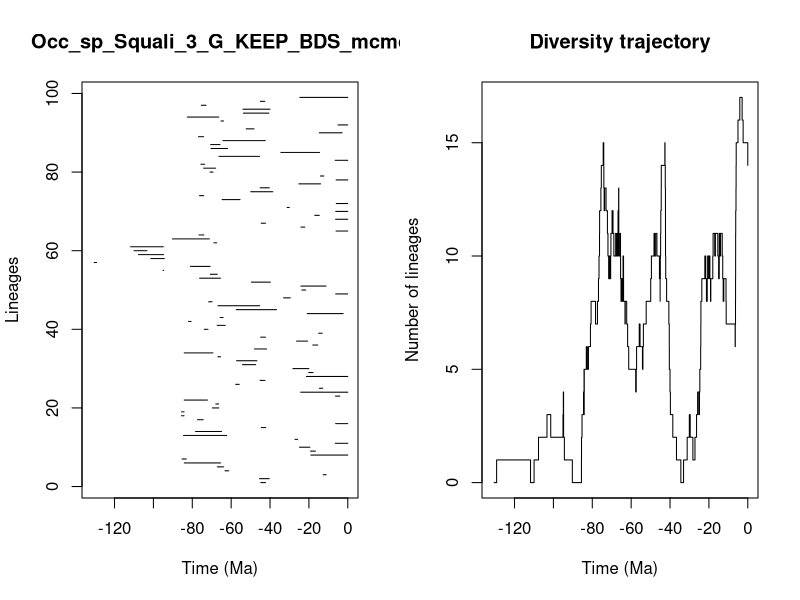

The R source for this figure:


pdf(file='../Results/Species/5_MA_bins_EXT_EP/pyrate_mcmc_logs/Occ_sp_Squali_3_G_KEEP_BDS_mcmc_LTT.pdf',width=0.6*20, height=0.6*10)
title = "Occ_sp_Squali_3_G_KEEP_BDS_mcmc"
ts=c(44.74831274396308, 45.44452017600113,12.654740286283133,63.18306291073398,67.11229748898518,84.11917885506396,85.27754329038486,19.010015175458822,19.165937956329234,24.841549899806505,6.418504162118744,27.16986952077082,84.50443865705981,78.33170649717792,44.501081397198945,6.253744705714307,77.33763436023133,85.5760905741012,85.540694756038,69.61792536314674,67.91617999924948,84.19296238047164,6.312496867103692,24.23920119763246,14.611945891535672,57.662147346725554,45.10261178036724,21.272231097737244,20.09376576643096,28.245581499522984,54.18972800617337,57.207678448621124,66.81418174911094,84.15931020828462,47.99926330438011,18.004054702099694,26.353121783874006,44.84568868876247,15.002963706519898,73.89812606387025,67.20049427300053,81.9744487446229,65.65218199268492,20.865591941311028,57.38469667796245,66.7462960380361,71.57850526052212,33.040951066471514,6.242606368076418,23.638725495819457,24.114696648502196,49.58253625174703,76.22973045164623,70.69435559440336,95.06975029381555,80.94793083376393,130.48002432163565,101.37561623563714,107.67503595355463,109.94514327143452,111.77227939559252,68.8980633421347,90.26479501178746,76.53809582353745,6.06152599301084,24.154677189371192,44.53552632578291,6.288697512557312,17.007643956732146,6.201459356845872,31.182218844641753,5.954996943061788,64.6221125939787,76.2818153754241,49.93881750357435,45.1042152703028,25.186868849510528,6.008461576843434,14.066807268572614,70.91988843339888,74.1903776785175,75.57349088395955,6.502936370330544,66.30869147966519,34.4308965205629,70.41025957400664,70.54780988184521,64.25794846481412,76.81392027752288,14.668523275237899,52.2616736323862,5.040903687775445,65.22372063041492,82.55169596490944,53.71471350568266,53.94590889183081,75.34927812489687,44.98781033252563,24.668344850738528)
te=c(42.3237499450468, 40.39645810277305,11.1166638871226,61.26206030226667,63.89677460133043,65.4434396296838,83.08018831049866,0.0,16.655250312098048,19.49972424635238,0.0,25.81670081775436,62.289344830474384,64.98672222234673,42.21903518781059,0.0,74.3884653697207,84.24328193901748,84.23315614016084,66.35517336093531,66.44467755752699,72.21328178073756,4.10246007708863,0.0,12.879495960908955,55.842498491387985,42.58202648773252,0.0,17.841324740177832,20.02980469493772,47.40068105408085,46.75133356997431,65.4738960846755,69.38129548580498,41.76414505035213,15.418060048047266,20.653877047552673,42.33443046742303,13.146983444616719,71.93833920933342,63.03111378595678,80.61861310100566,64.16452836032553,2.392286497819382,36.676677008036464,45.30558576597373,69.8264272837415,29.622036951427937,0.0,21.640503629570713,11.199284318154223,39.81724749382463,65.51032232767483,67.13321533656165,94.75923335324093,70.80415857554047,129.2118756952536,94.35633511890596,94.76672333522754,103.30911594203727,94.89707599525829,67.47765281252623,71.21037734269012,74.05502720410202,0.0,22.09421797572972,42.35252729096272,0.0,14.64494570840499,0.0,30.074897406339172,0.0,55.42997213188717,74.10041495876447,38.572092625088345,40.36137861793226,13.996689848911451,0.0,12.337122193005898,69.33133157426255,67.96406094884898,73.64097764279992,0.0,45.37537556837268,14.540870310508225,61.82624503198671,65.74084352961793,42.44639665674565,74.1626721957216,2.906660982117453,48.23452513893607,0.0,63.913284197106556,66.3604752139066,40.60956030701212,40.00881832858121,72.90207540458933,42.6697818593138,0.0)
div_traj=c(0, 1,0,1,2,3,2,3,4,3,2,1,0,1,2,3,4,5,4,3,4,5,6,5,6,7,8,7,8,9,10,11,12,13,14,15,14,15,14,13,12,13,12,11,10,9,10,9,10,9,10,11,12,11,12,11,10,11,10,11,10,11,10,11,12,13,12,11,10,11,10,11,10,9,8,9,8,9,10,9,8,7,8,7,6,5,4,5,6,7,6,5,6,7,8,9,10,11,10,11,10,9,10,9,8,9,10,11,12,13,14,15,14,13,12,11,10,9,8,7,6,5,4,3,2,1,0,1,2,3,2,1,2,3,4,3,4,5,6,7,8,9,10,9,8,9,10,9,10,9,8,9,10,11,10,11,10,9,10,11,10,11,10,11,10,9,8,9,8,7,6,7,8,9,10,11,12,13,14,15,16,17,16,15,14)
time_events=c(130.48002432163565, 129.2118756952536,111.77227939559252,109.94514327143452,107.67503595355463,103.30911594203727,101.37561623563714,95.06975029381555,94.89707599525829,94.76672333522754,94.75923335324093,94.35633511890596,90.26479501178746,85.5760905741012,85.540694756038,85.27754329038486,84.50443865705981,84.24328193901748,84.23315614016084,84.19296238047164,84.15931020828462,84.11917885506396,83.08018831049866,82.55169596490944,81.9744487446229,80.94793083376393,80.61861310100566,78.33170649717792,77.33763436023133,76.81392027752288,76.53809582353745,76.2818153754241,76.22973045164623,75.57349088395955,75.34927812489687,74.3884653697207,74.1903776785175,74.1626721957216,74.10041495876447,74.05502720410202,73.89812606387025,73.64097764279992,72.90207540458933,72.21328178073756,71.93833920933342,71.57850526052212,71.21037734269012,70.91988843339888,70.80415857554047,70.69435559440336,70.54780988184521,70.41025957400664,69.8264272837415,69.61792536314674,69.38129548580498,69.33133157426255,68.8980633421347,67.96406094884898,67.91617999924948,67.47765281252623,67.20049427300053,67.13321533656165,67.11229748898518,66.81418174911094,66.7462960380361,66.44467755752699,66.3604752139066,66.35517336093531,66.30869147966519,65.74084352961793,65.65218199268492,65.51032232767483,65.4738960846755,65.4434396296838,65.22372063041492,64.98672222234673,64.6221125939787,64.25794846481412,64.16452836032553,63.913284197106556,63.89677460133043,63.18306291073398,63.03111378595678,62.289344830474384,61.82624503198671,61.26206030226667,57.662147346725554,57.38469667796245,57.207678448621124,55.842498491387985,55.42997213188717,54.18972800617337,53.94590889183081,53.71471350568266,52.2616736323862,49.93881750357435,49.58253625174703,48.23452513893607,47.99926330438011,47.40068105408085,46.75133356997431,45.44452017600113,45.37537556837268,45.30558576597373,45.1042152703028,45.10261178036724,44.98781033252563,44.84568868876247,44.74831274396308,44.53552632578291,44.501081397198945,42.6697818593138,42.58202648773252,42.44639665674565,42.35252729096272,42.33443046742303,42.3237499450468,42.21903518781059,41.76414505035213,40.60956030701212,40.39645810277305,40.36137861793226,40.00881832858121,39.81724749382463,38.572092625088345,36.676677008036464,34.4308965205629,33.040951066471514,31.182218844641753,30.074897406339172,29.622036951427937,28.245581499522984,27.16986952077082,26.353121783874006,25.81670081775436,25.186868849510528,24.841549899806505,24.668344850738528,24.23920119763246,24.154677189371192,24.114696648502196,23.638725495819457,22.09421797572972,21.640503629570713,21.272231097737244,20.865591941311028,20.653877047552673,20.09376576643096,20.02980469493772,19.49972424635238,19.165937956329234,19.010015175458822,18.004054702099694,17.841324740177832,17.007643956732146,16.655250312098048,15.418060048047266,15.002963706519898,14.668523275237899,14.64494570840499,14.611945891535672,14.540870310508225,14.066807268572614,13.996689848911451,13.146983444616719,12.879495960908955,12.654740286283133,12.337122193005898,11.199284318154223,11.1166638871226,6.502936370330544,6.418504162118744,6.312496867103692,6.288697512557312,6.253744705714307,6.242606368076418,6.201459356845872,6.06152599301084,6.008461576843434,5.954996943061788,5.040903687775445,4.10246007708863,2.906660982117453,2.392286497819382,0.0)
                par(mfrow=c(1,2))
                L = length(ts)
                plot(ts, 1:L , xlim=c(-max(ts)-1,0), pch=20, type="n", main=title,xlab="Time (Ma)",ylab="Lineages")
                for (i in 1:L){segments(x0=-te[i],y0=i,x1=-ts[i],y1=i)}    
                t = -time_events
                plot(div_traj ~ t,type="s", main = "Diversity trajectory",xlab="Time (Ma)",ylab="Number of lineages",xlim=c(-max(ts)-1,0))
                abline(v=c(65,200,251,367,445),lty=2,col="gray")
                
